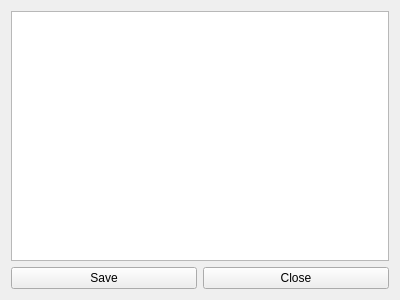
<?xml version="1.0" encoding="UTF-8"?>
<ui version="4.0">
 <class>Form</class>
 <widget class="QWidget" name="Form">
  <property name="geometry">
   <rect>
    <x>0</x>
    <y>0</y>
    <width>400</width>
    <height>300</height>
   </rect>
  </property>
  <property name="windowTitle">
   <string>Form</string>
  </property>
  <layout class="QVBoxLayout" name="verticalLayout_2">
   <item>
    <layout class="QVBoxLayout" name="verticalLayout">
     <item>
      <widget class="QTextEdit" name="textEdit"/>
     </item>
     <item>
      <layout class="QHBoxLayout" name="horizontalLayout">
       <item>
        <widget class="QPushButton" name="pushButton">
         <property name="text">
          <string>Save</string>
         </property>
        </widget>
       </item>
       <item>
        <widget class="QPushButton" name="pushButton_2">
         <property name="text">
          <string>Close</string>
         </property>
        </widget>
       </item>
      </layout>
     </item>
    </layout>
   </item>
  </layout>
 </widget>
 <resources/>
 <connections/>
</ui>
